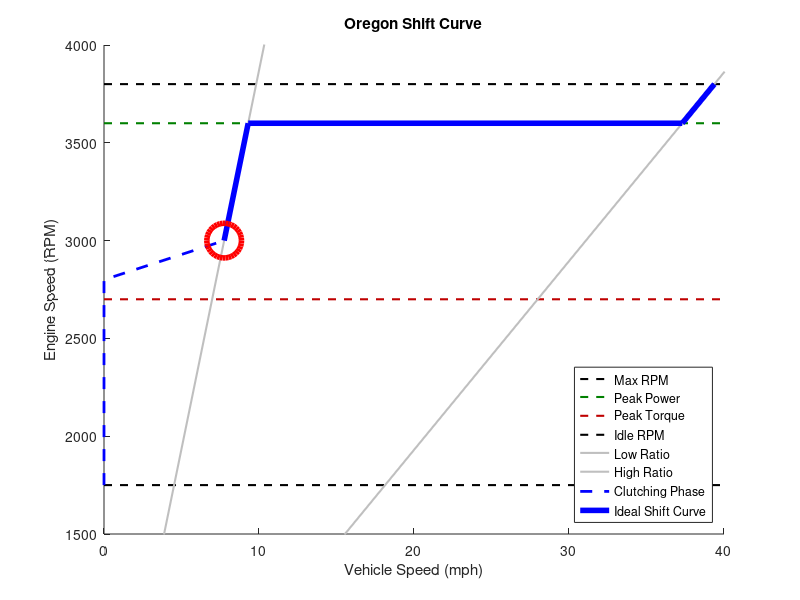

Write the MATLAB code that produced this figure.
%% Setup
% Reset
clear all;
close all;
clc;

% Engagement speed (TUNE)
engagement_speed = 3000;
plot_title = 'Oregon Shift Curve';

% Car Specs
CVT_L = 3.85;                           % CVT low ratio
CVT_H = 0.96;                           % CVT high ratio
GB = 6.579;                             % Gearbox ratio
r = 11/12;                              % Effective wheel radius (ft)

% Notable engine RPMs
engine_idle = 1750;                     % Engine idle speed
peak_torque = 2700;                     % Peak torque
peak_power = 3600;                      % Peak power
engine_max = 3800;                      % Max engine speed



%% Calculate Vehicle Speed from Engine Speed + CVT Ratio
% Idle RPM
engine_speed_idle = engine_idle;
vehicle_speed_idle = 0;

% Clutching Phase
engine_speed_CP = engagement_speed - 200;   % Estimated
vehicle_speed_CP = vehicle_speed_idle;

% Low Ratio
engine_speed_L = engagement_speed;
vehicle_speed_L = engine_speed_L / 60 * 2 * pi / CVT_L / GB * r * 15/22;

% Peak power (low ratio)
engine_speed_1 = peak_power;                  
vehicle_speed_1 = engine_speed_1 / 60 * 2 * pi / CVT_L / GB * r * 15/22;

% Peak power (high ratio)
engine_speed_2 = peak_power;
vehicle_speed_2 = engine_speed_2 / 60 * 2 * pi / CVT_H / GB * r * 15/22;

% High Ratio
engine_speed_H = engine_max;
vehicle_speed_H = engine_speed_H / 60 * 2 * pi / CVT_H / GB * r * 15/22;



%% Plot
hold on;
% Max Engine Speed Line
plot([0, 100], [engine_max, engine_max], ...
    '--', 'LineWidth', 1.5, 'Color', [0, 0, 0]);
% Peak Power Line
plot([0, 100], [peak_power, peak_power], ...
    '--', 'LineWidth', 1.5, 'Color', [0, 0.5, 0]);
% Peak Torque Line
plot([0, 100], [peak_torque, peak_torque], ...
    '--', 'LineWidth', 1.5, 'Color', [0.75, 0, 0]);
% Engine Idle Speed Line
plot([0, 100], [engine_idle, engine_idle], ...
    '--', 'LineWidth', 1.5, 'Color', [0, 0, 0]);
% Low Ratio Line
plot([0, 100], [0, 100 * 22/15 / r * GB * CVT_L / 2 / pi * 60], ...
    '', 'LineWidth', 1.5, 'Color', [0.75, 0.75, 0.75]);
% High Ratio Line
plot([0, 100], [0, 100 * 22/15 / r * GB * CVT_H / 2 / pi * 60], ...
    '', 'LineWidth', 1.5, 'Color', [0.75, 0.75, 0.75]);
% Pre-Engagement (ESTIMATED)
engine_speed_data = [engine_speed_idle, engine_speed_CP, engine_speed_L];
vehicle_speed_data = [vehicle_speed_idle, vehicle_speed_CP, vehicle_speed_L];
plot(vehicle_speed_data, engine_speed_data, '--b', 'LineWidth', 2);
% Post-Engagement
engine_speed_data = [engine_speed_L, engine_speed_1, engine_speed_2, engine_speed_H];
vehicle_speed_data = [vehicle_speed_L, vehicle_speed_1, vehicle_speed_2, vehicle_speed_H];
plot(vehicle_speed_data, engine_speed_data, 'b', 'LineWidth', 4);
% Plot Circle
plot(vehicle_speed_L, engagement_speed, 'or', 'MarkerSize', 25, 'LineWidth', 4);
% Plot Options
title(plot_title);
xlim([0, 40]);
ylim([0, 4000]);
ylim([1500, 4000]);
xlabel('Vehicle Speed (mph)');
ylabel('Engine Speed (RPM)');
legend('Max RPM', 'Peak Power', 'Peak Torque', 'Idle RPM', ...
    'Low Ratio', 'High Ratio', 'Clutching Phase', 'Ideal Shift Curve', ...
    'Location', 'southeast');